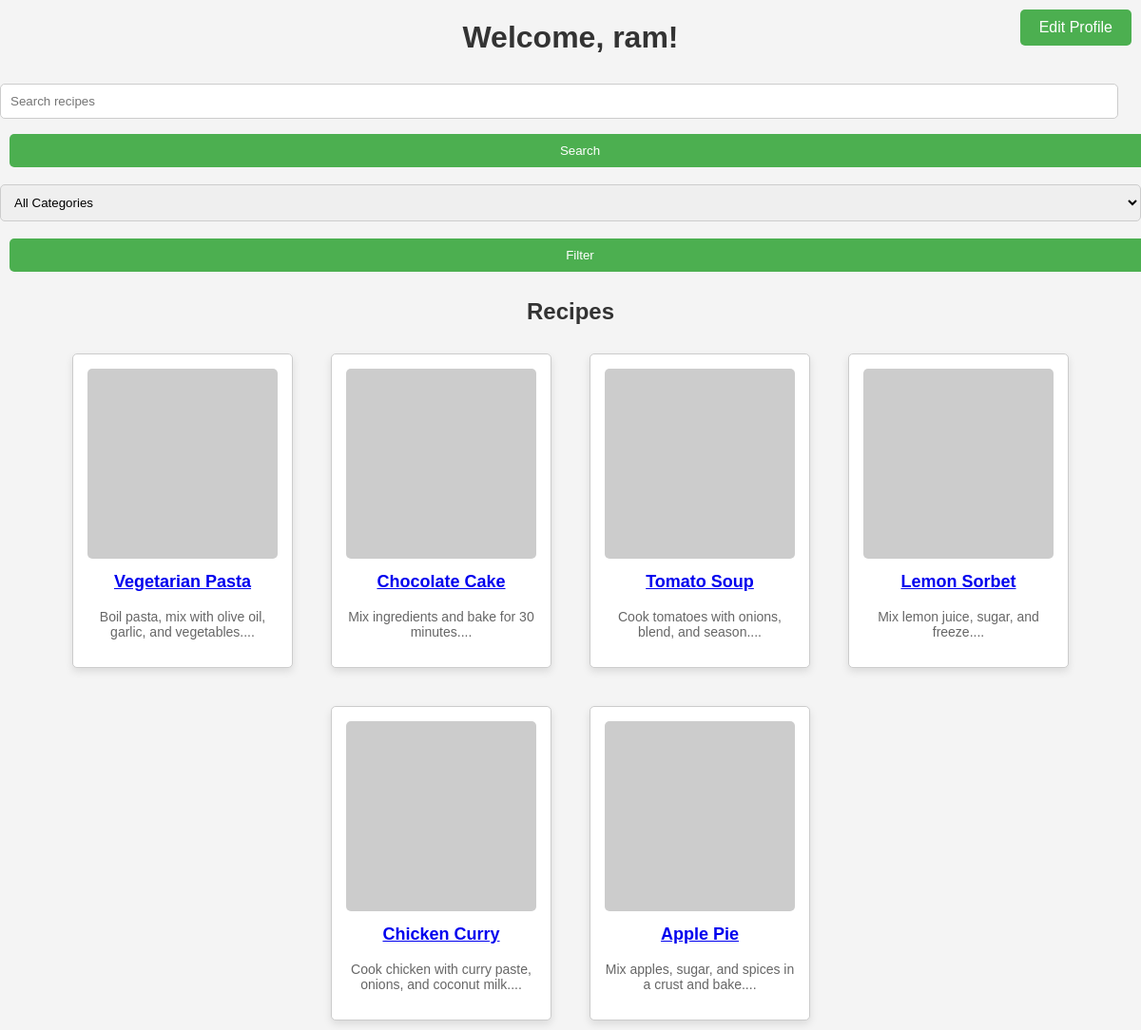
Screenshot of /recipe_list.php (signed in) with the database file from the repository.
### tables this page shows
CREATE TABLE `recipes` (
  `id` int(11) NOT NULL,
  `user_id` int(11) NOT NULL,
  `title` varchar(255) NOT NULL,
  `ingredients` text NOT NULL,
  `instructions` text NOT NULL,
  `image` varchar(255) DEFAULT NULL,
  `category` varchar(50) DEFAULT NULL,
  `created_at` timestamp NOT NULL DEFAULT current_timestamp()
);

### recipe_list.php (the view, shortened to what this page needs)
<?php
require 'db.php';
$search_term = isset($_GET['search']) ? $_GET['search'] : '';
$query = "SELECT * FROM recipes WHERE title LIKE ? ";
$params = ["%$search_term%"];
$stmt = $connection->prepare($query);
if ($stmt) {
    $stmt->bind_param(str_repeat("s", count($params)), ...$params);
    $stmt->execute();
    $result = $stmt->get_result();
} else {
    $result = null;
}
?>
<!DOCTYPE html>
<html lang="en">
<head>
    <link rel="stylesheet" href="styles.css">
</head>
<body>
    <a href="edit_profile.php">
        <button class="edit-profile-btn">Edit Profile</button>
    </a>
    <h1>Welcome, <?php echo isset($_SESSION['user']) ? $_SESSION['user'] : 'Guest'; ?>!</h1>
    <form method="get" action="">
        <input type="text" name="search" placeholder="Search recipes" value="<?php echo htmlspecialchars($search_term); ?>">
        <button type="submit">Search</button>
    </form>
    <form method="get" action="">
        <select name="category">
            <option value="">All Categories</option>
        </select>
        <button type="submit">Filter</button>
    </form>
    <h2>Recipes</h2>
    <?php if ($result && $result->num_rows > 0): ?>
        <div class="recipes">
            <?php while ($recipe = $result->fetch_assoc()): ?>
                <div class="recipe-card">
                    <img src="<?php echo $recipe['image']; ?>" alt="<?php echo $recipe['title']; ?>">
                    <h3><a href="recipe.php?id=<?php echo $recipe['id']; ?>"><?php echo $recipe['title']; ?></a></h3>
                    <p><?php echo substr($recipe['instructions'], 0, 100); ?>...</p>
                </div>
            <?php endwhile; ?>
        </div>
    <?php else: ?>
        <p>No recipes found. Please try again with different search criteria.</p>
    <?php endif; ?>
</body>
</html>

### styles.css (style rules this page uses)
body { font-family: Arial, sans-serif; margin: 0; padding: 0; background-color: #f4f4f4; }
h2 { text-align: center; color: #333; }
form input { width: 100%; padding: 12px; margin: 8px 0; border-radius: 5px; border: 1px solid #ccc; box-sizing: border-box; }
form button { width: 100%; padding: 12px; background-color: #4CAF50; color: white; border: none; border-radius: 5px; cursor: pointer; }
.recipes { display: grid; grid-template-columns: repeat(auto-fill, minmax(250px, 1fr)); gap: 20px; margin-top: 20px; }
.recipe-card { background-color: white; border-radius: 8px; padding: 15px; box-shadow: 0 4px 8px rgba(0, 0, 0, 0.1); text-align: center; }
.recipe-card img { width: 100%; height: auto; border-radius: 8px; }
.recipe-card h3 { margin-top: 10px; font-size: 1.2em; }
.recipe-card p { color: #666; font-size: 0.9em; margin-top: 10px; }
form input[type="text"], form select { width: calc(100% - 24px); padding: 10px; margin: 8px 0; border-radius: 5px; border: 1px solid #ccc; box-sizing: border-box; }
form button { width: auto; padding: 8px 16px; margin: 8px 10px; text-align: center; }

### recipe_list.php (style rules this page uses)
.edit-profile-btn { position: absolute; top: 10px; right: 10px; padding: 10px 20px; background-color: #4CAF50; color: white; border: none; border-radius: 5px; font-size: 16px; cursor: pointer; }
body { font-family: Arial, sans-serif; margin: 0; padding: 0; }
h1, h2 { text-align: center; color: #333; }
.recipes { display: flex; flex-wrap: wrap; justify-content: center; }
.recipe-card { background-color: white; border: 1px solid #ccc; border-radius: 5px; margin: 10px; padding: 15px; width: 200px; box-shadow: 0 4px 8px rgba(0, 0, 0, 0.1); }
.recipe-card img { width: 100%; border-radius: 5px; }
.recipe-card h3 { font-size: 18px; text-align: center; margin-top: 10px; }
.recipe-card p { text-align: center; font-size: 14px; }
form input, form select { width: 100%; padding: 10px; margin: 10px 0; border-radius: 5px; border: 1px solid #ccc; box-sizing: border-box; }
form button { width: 100%; padding: 10px; background-color: #4CAF50; color: white; border: none; border-radius: 5px; cursor: pointer; }

### rows the page displays
recipes: title "Vegetarian Pasta", instructions "Boil pasta, mix with olive oil, garlic, and vegetables."
recipes: title "Chocolate Cake", instructions "Mix ingredients and bake for 30 minutes."
recipes: title "Tomato Soup", instructions "Cook tomatoes with onions, blend, and season."
recipes: title "Lemon Sorbet", instructions "Mix lemon juice, sugar, and freeze."
recipes: title "Chicken Curry", instructions "Cook chicken with curry paste, onions, and coconut milk."
recipes: title "Apple Pie", instructions "Mix apples, sugar, and spices in a crust and bake."

### other values shown
$_SESSION['user'] "ram"
